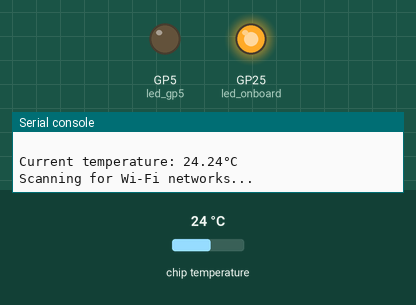
Recording of a program running on a simulated Raspberry Pi Pico running MicroPython. On the bench: output pins drawn as LEDs (lit = HIGH), the last lines printed to the serial console. Inputs (shaded band) come from the test bench; at power-on: chip temperature 24 °C. A WiFi scan finds one network, HomeNet.

Above: at 1.5 s.
At 3.1 s:
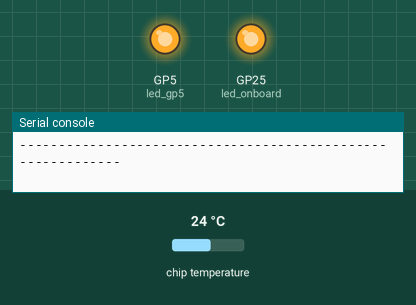
At 5.9 s:
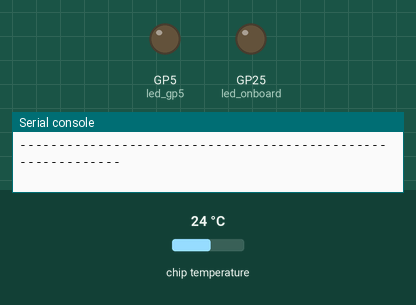
Timing chart, 0 to 10.9 s (numbered marks = the images above):
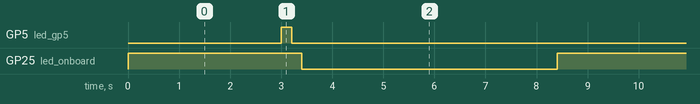

Measured:
- by itself, GP5 (led_gp5): alternates HIGH for 0.20 s and LOW for 8.2 s
- by itself, GP25 (led_onboard): alternates HIGH for 3.4 s and LOW for 5.0 s
- by itself, everything shown: repeats every 8.4 s, in 4 steps

The program:

test-1.py
```python
import network
import time
from machine import Pin, ADC
import math

# Initialize LEDs
led_onboard = Pin("LED", Pin.OUT)  # Onboard LED tied to Wi-Fi module
led_gp5 = Pin(5, Pin.OUT)          # LED soldered to GP5

# Initialize temperature sensor (ADC4 is connected to the internal temperature sensor)
temp_sensor = ADC(4)
# Conversion factor for temperature calculation
conversion_factor = 3.3 / (65535)

def read_temperature():
    # Read the raw temperature value
    raw_temp = temp_sensor.read_u16()

    # Convert the raw value to voltage
    voltage = raw_temp * conversion_factor

    # Convert voltage to temperature (Celsius)
    # The formula is from the RP2040 datasheet
    temperature = 27 - (voltage - 0.706) / 0.001721

    return temperature

def wifi_scan_blink():
    # Turn on onboard LED to indicate scan start
    led_onboard.on()
    print("Scanning for Wi-Fi networks...")

    # Create and activate WLAN interface
    wlan = network.WLAN(network.STA_IF)
    wlan.active(True)

    # Wait a moment for interface to initialize
    time.sleep(1)

    # Perform scan
    try:
        networks = wlan.scan()
        num_networks = len(networks)
        print("Found {} networks!".format(num_networks))

        # List all discovered networks
        print("\nNetwork List:")
        print("-" * 60)
        print("| {:<32} | {:<8} | {:<6} | {:<8} |".format("SSID", "RSSI", "Ch", "Security"))
        print("-" * 60)

        for net in networks:
            ssid = net[0].decode('utf-8') if net[0] else "(Hidden)"
            bssid = ':'.join('{:02x}'.format(b) for b in net[1])
            channel = net[2]
            rssi = net[3]
            authmode = net[4]

            # Convert authmode to readable format
            security = "Unknown"
            if authmode == 0:
                security = "Open"
            elif authmode == 1:
                security = "WEP"
            elif authmode == 2:
                security = "WPA-PSK"
            elif authmode == 3:
                security = "WPA2-PSK"
            elif authmode == 4:
                security = "WPA/WPA2"

            print("| {:<32} | {:<8} | {:<6} | {:<8} |".format(ssid, rssi, channel, security))

        print("-" * 60)

        # Blink LED based on number of networks
        for _ in range(num_networks):
            led_gp5.on()
            time.sleep(0.2)
            led_gp5.off()
            time.sleep(0.2)

    except Exception as e:
        print("Error during scan:", e)

    # Turn off onboard LED when done
    led_onboard.off()

# Main loop
print("Starting Wi-Fi scanner...")
while True:
    # Read and display temperature
    temp = read_temperature()
    print("\nCurrent temperature: {:.2f}°C".format(temp))

    # Run Wi-Fi scan
    wifi_scan_blink()
    time.sleep(5)
```
